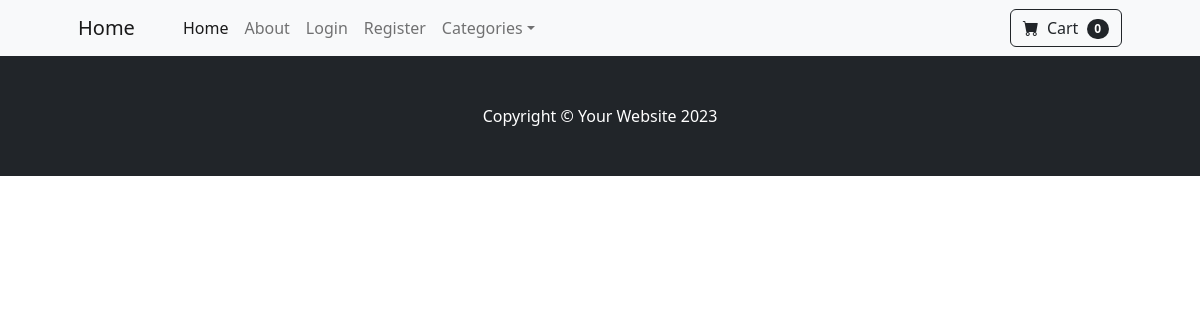
Before: /product/54/edit with the older database file.
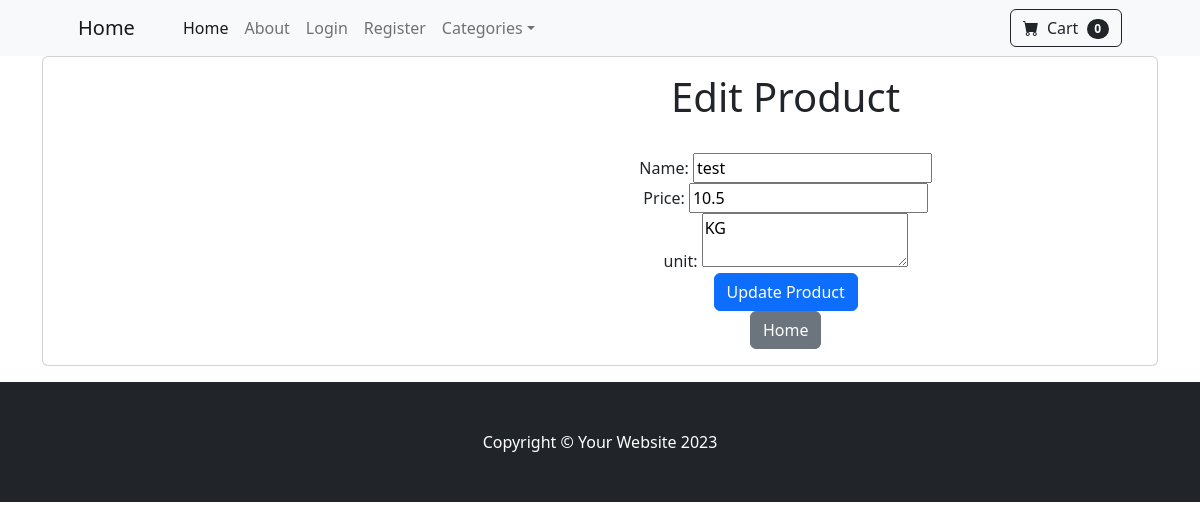
After: the same page with the newer database file.
### tables this page shows
CREATE TABLE products (
        id INTEGER PRIMARY KEY AUTOINCREMENT,
        name TEXT NOT NULL,
        unit TEXT ,
        price REAL,
        category_id INTEGER,
        FOREIGN KEY (category_id) REFERENCES categories(id)
    );

### app.py (the view)
@app.route('/product/<int:product_id>/edit', methods=['GET', 'POST'])
def edit_product(product_id):
    product = database_read(f"select p.*,cat.name as catName from products p left JOIN categories  cat on category_id = cat.id where p.id ='{product_id}';")
    if request.method == 'POST':
        form = dict(request.values)
        form['id'] = request.form['id']
        form['name'] = request.form['name']
        form['price'] = request.form['price']
        form['unit'] = request.form['unit']
        sql = "UPDATE products SET name =:name, price =:price, unit =:unit where id =:id"
        ok = database_write(sql,form)
        if ok == 1:
            flash(f"Product Saved!", "success")
            message = 'Product saved successfully'
            product = database_read(f"select p.*,cat.name as catName from products p left JOIN categories  cat on category_id = cat.id where p.id ='{request.form['id']}';")
            return render_template('index.html',messages=message)
    else:
        return render_template('edit_product.html', products=product)

### HandelDB.py (called while the page is built)
def database_read(sql,data=None):
    connection = sqlite3.connect(database_filename)
    connection.row_factory = sqlite3.Row
    db = connection.cursor()
    if data:
         db.execute(sql, data)
    else:
         db.execute(sql)
    records = db.fetchall()
    rows = [dict(record) for record in records]
    db.close()
    connection.close()
    return rows

### app.py (called while the page is built)
@app.context_processor
def inject_user():
    return dict(user=flask_login.current_user)

@app.teardown_appcontext
def close_connection(exception):
    db = getattr(g, '_database', None)
    if db is not None:
        db.close()

### templates/edit_product.html
{% extends 'base.html' %}
{% block content %}
<div class="container">
    {% for product in products%}
                    <div class="card mb-3" >
                        <div class="row g-0">
                        <div class="col-md-4">
                        </div>
                        <div class="col-md-8">
                            <div class="card-body">
                        <center>
                            <h1>Edit Product</h1>
                            <form method="POST">
                                <input style="display: none;" type="text" id="id" name="id" value="{{ product.id }}" required><br>
                                <label for="name">Name:</label>
                                <input type="text" id="name" name="name" value="{{ product.name }}" required><br>
                                <label for="price">Price:</label>
                                <input type="number" id="price" name="price" value="{{ product.price }}" required><br>
                                <label for="unit">unit:</label>
                                <textarea id="unit" name="unit" required>{{ product.unit }}</textarea><br>
                                <button type="submit" class="btn btn-primary" >Update Product</button>
                            </form>
                            <a href="{{ url_for('index') }}" class="btn btn-secondary">Home</a>
                        </center>
                            </div>
                        </div>
                        </div>
                    </div>
    {% endfor%}
</div>
{% endblock %}

Changed rows visible on the page:
added products: name "test", price "10.5", unit "KG"
